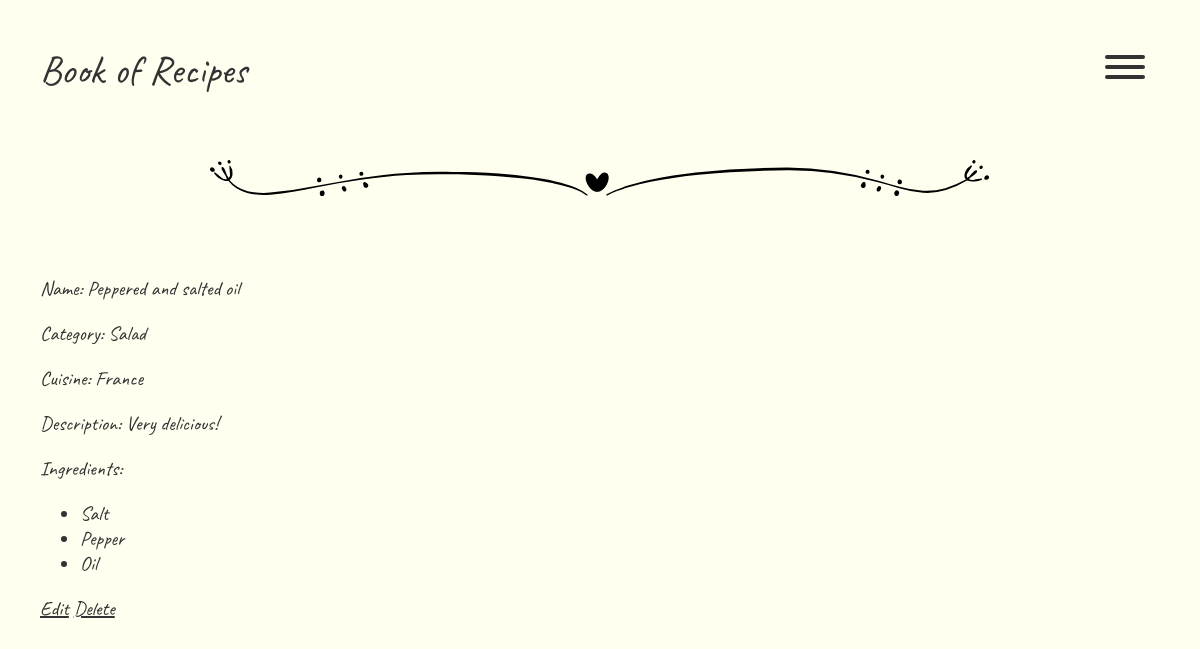
The page /recipes/2/ on the database as committed earlier.
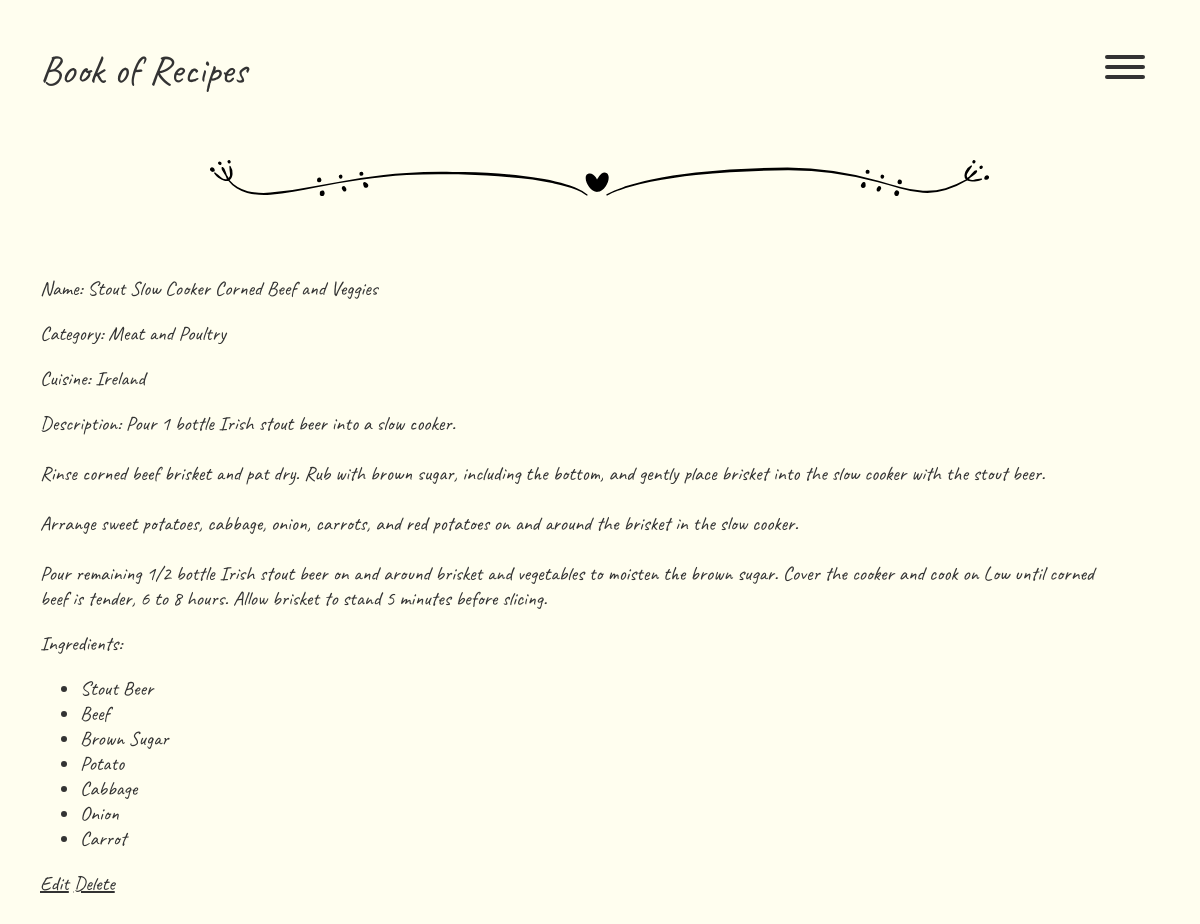
The same page on the database as committed later.
### recipes/models.py (models this page shows, shortened)
class Recipe(models.Model):
    name = models.CharField(max_length=100)
    cuisine = models.ForeignKey(Cuisine, on_delete=models.CASCADE)
    category = models.ForeignKey(Category, on_delete=models.CASCADE)
    description = models.TextField()
    ingredients = models.ManyToManyField(Ingredient)

class Category(models.Model):
    name = models.CharField(max_length=50)
    class Meta:
        verbose_name_plural = 'categories'
    def __str__(self):
        return self.name

class Cuisine(models.Model):
    name = models.CharField(max_length=50)
    def __str__(self):
        return self.name

class Ingredient(models.Model):
    name = models.CharField(max_length=100)

### recipes/views.py (the view)
# urls.py: path('recipes/<int:pk>/', views.RecipeView.as_view(), name='recipe'),
class RecipeView(generic.DetailView):
    model = Recipe
    template_name = 'recipes/recipe/recipe.html'

### recipes/templates/recipes/recipe/recipe.html (shortened to what this page needs)
{% extends 'recipes/base.html' %}
{% block content %}
  <main class="main-content">
    <p>Name: {{ recipe.name }}</p>
    <p>Category: {{ recipe.category }}</p>
    <p>Cuisine: {{ recipe.cuisine }}</p>
    <p>Description: {{ recipe.description }}</p>
    <p>Ingredients:</p>
    <ul>
      {% for ingredient in recipe.ingredients.all %}
        <li>{{ ingredient.name }}</li>
      {% endfor %}
    </ul>
    <a href="{% url 'edit_recipe' recipe.id %}">Edit</a>
    <a href="{% url 'delete_recipe' recipe.id %}">Delete</a>
  </main>
{% endblock %}

Rows that differ between the two databases and show on the page:
no longer on this page (row edited): Ingredient: name "Salt"
no longer on this page (row edited): Ingredient: name "Pepper"
no longer on this page (row edited): Ingredient: name "Oil"
changed Recipe: name "Peppered and salted oil" → "Stout Slow Cooker Corned Beef and Veggies"; category "Salad" → "Meat and Poultry"; cuisine "France" → "Ireland"; description "Very delicious!" → "Pour 1 bottle Irish stout beer into a slow cooker. Rinse corned beef brisket and pat dry. Rub with brown sugar, including the bottom, and gently place brisket into the slow cooker with the stout beer. Arrange sweet potatoes, cabbage, onion, carrots, and red potatoes on and around the brisket in the slow cooker. Pour remaining 1/2 bottle Irish stout beer on and around brisket and vegetables to moisten the brown sugar. Cover the cooker and cook on Low until corned beef is tender, 6 to 8 hours. Allow brisket to stand 5 minutes before slicing."
added Ingredient: name "Stout Beer"
added Ingredient: name "Beef"
added Ingredient: name "Brown Sugar"
added Ingredient: name "Potato"
added Ingredient: name "Cabbage"
added Ingredient: name "Onion"
added Ingredient: name "Carrot"
